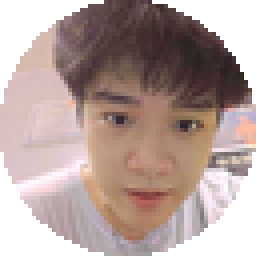
#> input picture scene/img/head_photo-head@1x.png, 64 x 64 px (shown 4 times larger)
$ python -i process-assets.py   (imports and definitions only)
#> lines starting #> are read from the running program, lines starting #| are printed output that depends on the picture; after the words box and inside, x2 and y2 are one past the last pixel; in counts of white or black regions, pixels touching at a corner belong together
"""
医院游戏素材处理工程 - Python 版本
将大头照处理成游戏可用的圆形头像（多分辨率）
"""

import os
import sys
from pathlib import Path
from PIL import Image, ImageDraw
import argparse

# 配置
SCRIPT_DIR = Path(__file__).parent
SUPPORTED_FORMATS = {'.jpg', '.jpeg', '.png', '.webp', '.bmp', '.tiff', '.gif'}

HEADSHOT_CONFIG = {
    'sizes': [64, 128, 256],
    'suffixes': ['@1x', '@2x', '@4x'],
    'quality': 85
}


def create_circle_mask(size):
    """创建圆形遮罩"""
    mask = Image.new('L', (size, size), 0)
    draw = ImageDraw.Draw(mask)
    draw.ellipse([0, 0, size - 1, size - 1], fill=255)
    return mask


def process_headshot(input_path):
    """
    处理大头照 -> 圆形头像（多分辨率）

    Args:
        input_path: 输入图像路径

    Returns:
        bool: 处理是否成功
    """
#> called with input_path = 'head_photo-head@1x.png'
    base_name = Path(input_path).stem

    print(f"\n🎨 处理头像: {base_name}")
    print("─" * 50)

    try:
        # 打开原始图像
        img = Image.open(input_path).convert('RGBA')
#> img is the input picture: PIL image 64x64 RGBA; mean R, G, B, A 125.3, 105.4, 100.5, 200
        width, height = img.size
#> width = 64; height = 64

        # 裁剪为正方形（保留中心，优先保留脸部）
        min_dim = min(width, height)
#> min_dim = 64
        left = (width - min_dim) // 2
#> left = 0
        top = (height - min_dim) // 2
#> top = 0
        right = left + min_dim
#> right = 64
        bottom = top + min_dim
#> bottom = 64

        square_img = img.crop((left, top, right, bottom))

        processed_count = 0

        for i, size in enumerate(HEADSHOT_CONFIG['sizes']):
            suffix = HEADSHOT_CONFIG['suffixes'][i]
            output_name = f"{base_name}-head{suffix}.png"
            output_path = SCRIPT_DIR / output_name

            try:
                # 调整大小
                resized = square_img.resize((size, size), Image.Resampling.LANCZOS)

                # 创建空白背景（透明）
                result = Image.new('RGBA', (size, size), (0, 0, 0, 0))

                # 应用圆形遮罩
                mask = create_circle_mask(size)
                result.paste(resized, (0, 0), mask)

                # 保存
                result.save(
                    output_path,
                    'PNG',
                    optimize=False,
                    quality=HEADSHOT_CONFIG['quality']
                )

                print(f"   ✓ {output_name} ({size}×{size}px)")
                processed_count += 1

            except Exception as e:
                print(f"   ✗ 生成 {suffix} 版本失败: {e}")
#> this loop made 3 passes
#> pass 1, in process_headshot, `mask = create_circle_mask(size)`:
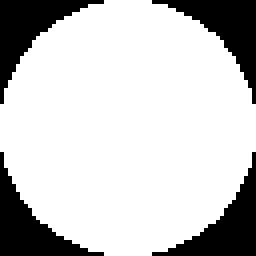
#> mask: PIL image 64x64 L (shown 4 times larger); 78.4% white; 4 black regions, box (x1, y1, x2, y2) and area: (0, 0, 26, 26) 221, (38, 0, 64, 26) 221, (0, 38, 26, 64) 221, (38, 38, 64, 64) 221
#> pass 2, in process_headshot, `resized = square_img.resize((size, size), Image.Resampling.LANCZOS)`:
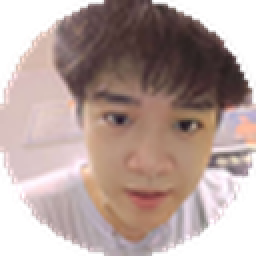
#> resized: PIL image 128x128 RGBA (shown 2 times larger); mean R, G, B, A 134.9, 113.8, 108.7, 199.9; transparent parts drawn white
#> after the loop, processed_count = 3

        if processed_count > 0:
            print(f"\n✅ 成功生成 {processed_count} 个头像版本")
#| ✅ 成功生成 3 个头像版本
            return True

        return False

    except Exception as e:
        print(f"❌ 处理失败: {e}")
        return False


# [89 lines left out: functions find_images, main, not called in this run]


# [2 lines not run here, left out]

>>> result = process_headshot('head_photo-head@1x.png')
